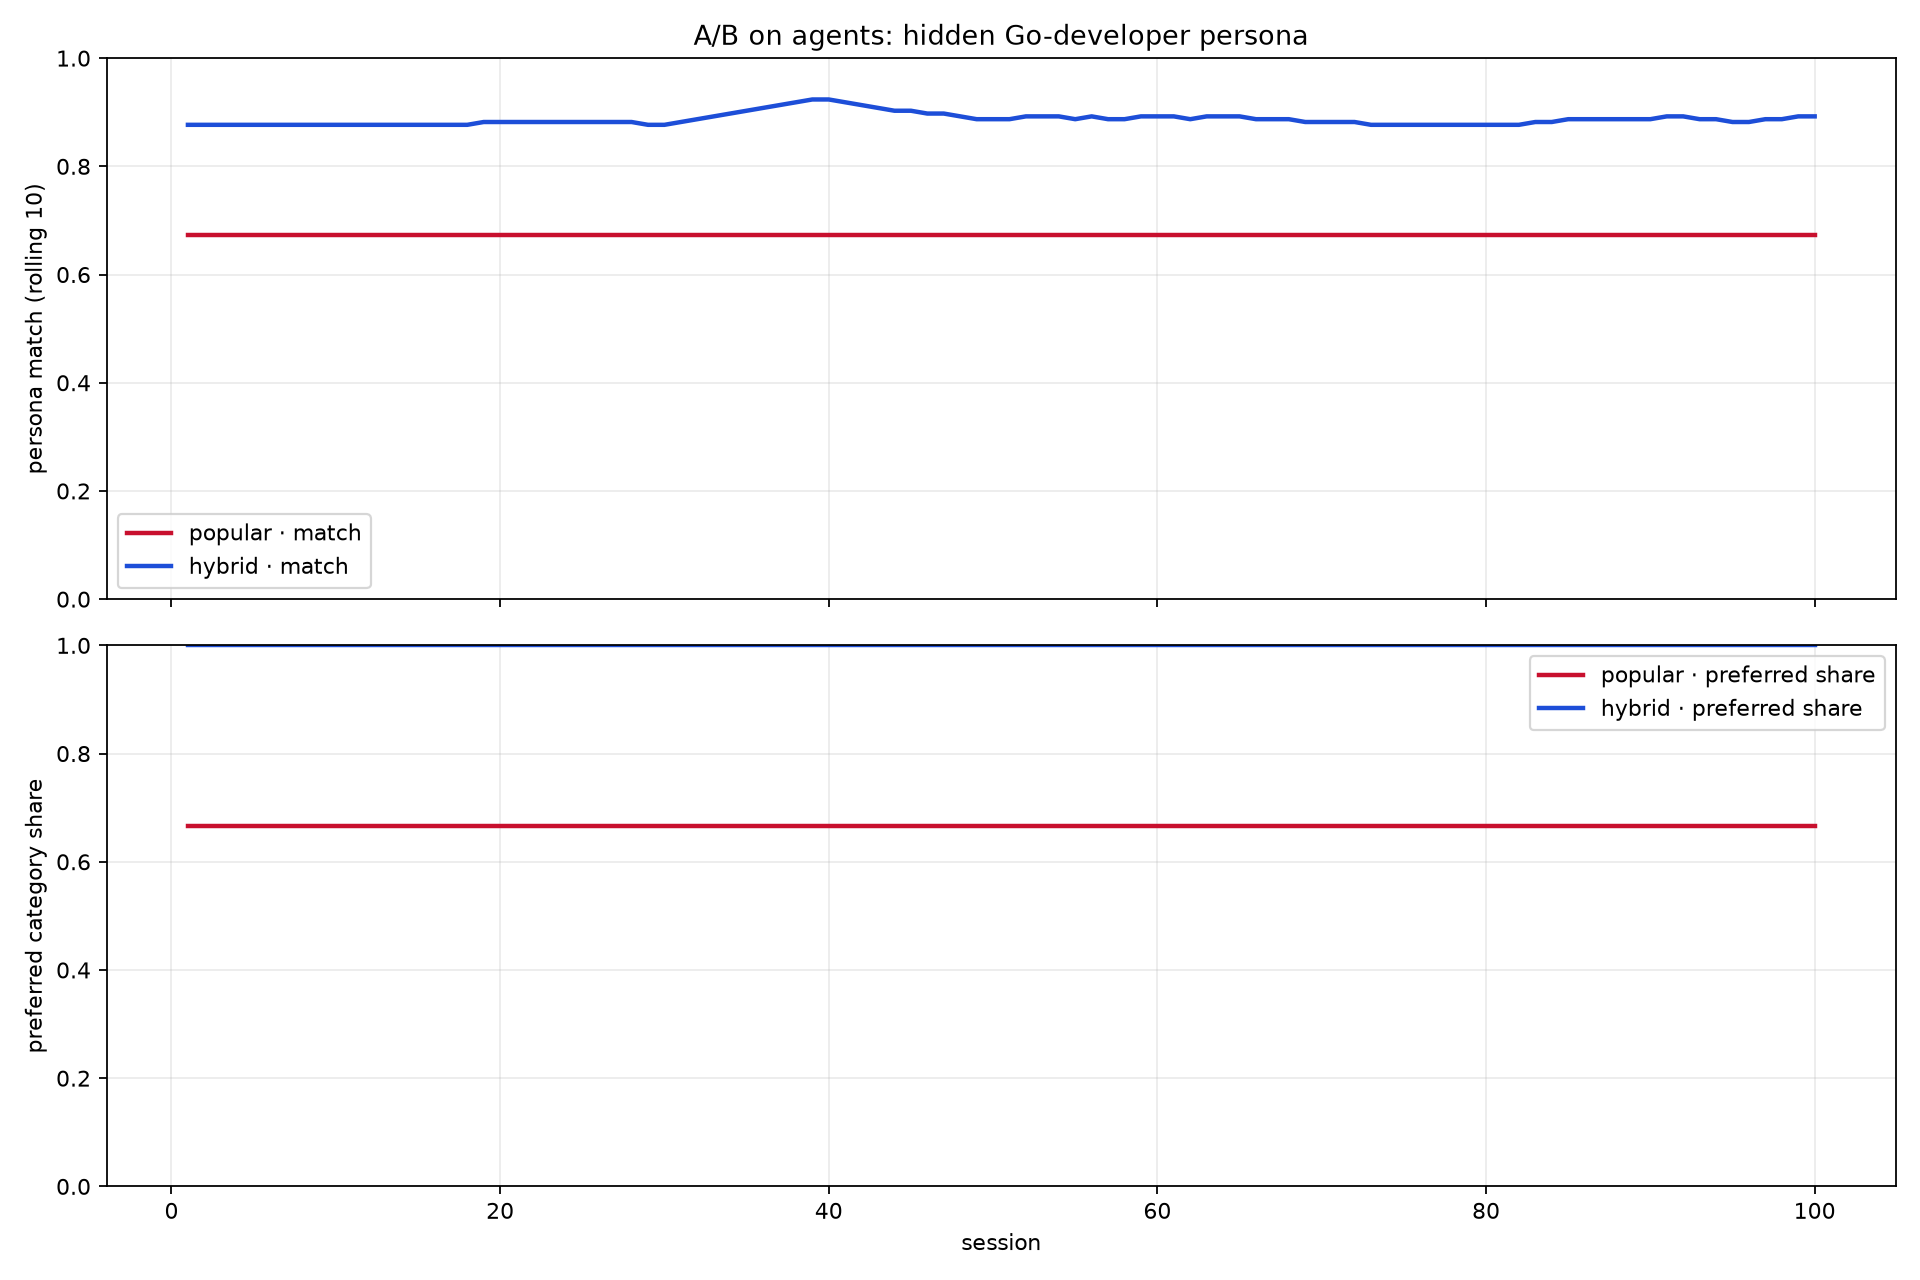

This chart was generated by the following Python code:
#!/usr/bin/env python3
"""A/B on agents: a hidden Go-developer persona drives real API sessions.

The persona is never sent to the recommendation service. The service sees only
the client id, two starting purchases (IDE and CI Runner) and click/purchase
events.

Arm A: forced `popular` strategy.
Arm B: `hybrid` strategy with feedback and exploration.

The script measures how well the top-3 match the hidden persona.
"""

from __future__ import annotations

import json
import math
import random
import urllib.request
from pathlib import Path

import matplotlib

matplotlib.use("Agg")
import matplotlib.pyplot as plt
import pandas as pd

BASE = "http://localhost:8080"
CLIENT = "smb-006"
ROUNDS = 100
SEED = 11

# Hidden profile. It is NOT sent to the service.
PERSONA = {
    "name": "Go backend developer",
    "category": {
        "devtools": 1.0, "security": 0.9, "backup": 0.85,
        "training": 0.5, "office": 0.3, "analytics": 0.2,
        "virtualization": 0.2, "communication": 0.1,
        "games": -1.0, "graphics": -0.8, "cad": -0.6,
    },
    "keywords": {
        "ide": 0.5, " ci ": 0.5, "ci runner": 0.6, "security": 0.4,
        "backup": 0.4, "pdf": 0.2, "course": 0.1, "go": 0.4,
        "game": -0.8, "corel": -0.5, "cad": -0.5,
    },
    "preferred": {"devtools", "security", "backup", "training"},
}


def req(method: str, path: str, body=None):
    data = json.dumps(body).encode() if body is not None else None
    r = urllib.request.Request(
        BASE + path, data=data, method=method,
        headers={"Content-Type": "application/json"} if body is not None else {},
    )
    with urllib.request.urlopen(r, timeout=60) as x:
        return json.load(x)


def utility(product: dict) -> float:
    text = " " + product["title"].lower() + " "
    score = PERSONA["category"].get(product["category"], 0.0)
    for word, boost in PERSONA["keywords"].items():
        if word in text:
            score += boost
    score -= product["price"] / 100000 * 0.05
    return score


def setup_client():
    req("POST", f"/v1/demo/clients/{CLIENT}/reset", {})
    for pid in ("prod-ide", "prod-ci"):
        req("POST", f"/v1/demo/clients/{CLIENT}/items", {"product_id": pid})


def run_arm(strategy: str, products: dict[str, dict], rng: random.Random) -> pd.DataFrame:
    setup_client()
    rows = []
    for i in range(1, ROUNDS + 1):
        resp = req("POST", "/v1/recommendations", {
            "client_id": CLIENT, "strategy": strategy,
        })
        top = resp.get("recommendations", [])[:3]
        scored = [(utility(products.get(x["product_id"], {"title": x["title"], "category": "", "price": 0})), x)
                  for x in top]
        scored.sort(key=lambda x: -x[0])
        best_utility, best = scored[0] if scored else (0, None)
        click_prob = 1 / (1 + math.exp(-1.5 * best_utility)) if best else 0
        clicked = best is not None and rng.random() < click_prob
        purchased = clicked and rng.random() < 0.4
        if clicked:
            req("POST", "/v1/events", {
                "trace_id": resp["trace_id"], "client_id": CLIENT,
                "product_id": best["product_id"], "event": "clicked",
            })
        if purchased:
            req("POST", "/v1/events", {
                "trace_id": resp["trace_id"], "client_id": CLIENT,
                "product_id": best["product_id"], "event": "purchased",
            })
        match = sum(max(0, u) for u, _ in scored) / max(1, len(scored))
        preferred = sum(1 for _, x in scored
                        if products.get(x["product_id"], {}).get("category") in PERSONA["preferred"]) / max(1, len(scored))
        rows.append({
            "arm": strategy, "session": i,
            "match": match, "preferred_share": preferred,
            "clicked": int(clicked), "purchased": int(purchased),
            "top_category": products.get(best["product_id"], {}).get("category", "") if best else "",
        })
    return pd.DataFrame(rows)


def main() -> None:
    products = {p["id"]: p for p in req("GET", "/v1/products")}
    req("PUT", "/v1/admin/strategies/auto", {"enabled": False})
    rng = random.Random(SEED)
    control = run_arm("popular", products, rng)
    adaptive = run_arm("hybrid", products, rng)
    req("POST", f"/v1/demo/clients/{CLIENT}/reset", {})

    all_df = pd.concat([control, adaptive], ignore_index=True)
    out = Path(__file__).with_name("hidden_persona_ab.csv")
    all_df.to_csv(out, index=False)

    fig, axes = plt.subplots(2, 1, figsize=(12, 8), sharex=True)
    for arm, color in [("popular", "#c8102e"), ("hybrid", "#1d4ed8")]:
        sub = all_df[all_df.arm == arm]
        axes[0].plot(sub.session, sub.match.rolling(10, min_periods=1).mean(),
                     label=f"{arm} · match", color=color, linewidth=2)
        axes[1].plot(sub.session, sub.preferred_share.rolling(10, min_periods=1).mean(),
                     label=f"{arm} · preferred share", color=color, linewidth=2)
    axes[0].set_ylabel("persona match (rolling 10)")
    axes[0].set_ylim(0, 1)
    axes[0].set_title("A/B on agents: hidden Go-developer persona")
    axes[0].legend()
    axes[0].grid(alpha=0.25)
    axes[1].set_xlabel("session")
    axes[1].set_ylabel("preferred category share")
    axes[1].set_ylim(0, 1)
    axes[1].legend()
    axes[1].grid(alpha=0.25)
    fig.tight_layout()
    png = Path(__file__).with_name("hidden_persona_ab.png")
    fig.savefig(png, dpi=160)
    print("saved", png)
    print("saved", out)
    for arm, df in [("popular", control), ("hybrid", adaptive)]:
        first, last = df.head(10), df.tail(10)
        print(f"\n{arm}: match first10={first.match.mean():.3f} last10={last.match.mean():.3f} "
              f"preferred first10={first.preferred_share.mean():.3f} last10={last.preferred_share.mean():.3f} "
              f"clicks={df.clicked.sum()} purchases={df.purchased.sum()}")


if __name__ == "__main__":
    main()
